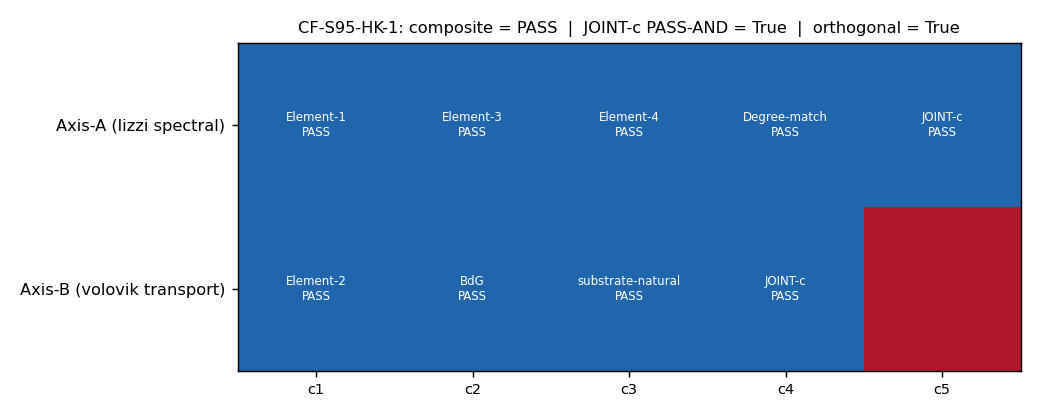

Recreate this plot in Python.
#!/usr/bin/env python3
# -*- coding: utf-8 -*-
"""
CF-S95-HK-1 — §VII.BG Stage-2 cross-axis verify AGGREGATOR (mechanical PASS-AND)
================================================================================

Two-agent parallel Stage-2 cross-axis independent-verify (per
`.claude/rules/joint-theorem-promotion.md §"Stage 2"`) of the §VII.BG α_s T5
Direct-Connes-Karoubi K_0-pairing transport bridge at the a_4 Yang-Mills home
pole s=2 — registered STAGE-1-CANDIDATE at S94 W1-3
(`permanent-results-registry.md:20713`).

This is the MECHANICAL AGGREGATION / EMISSION script. It performs the
deterministic PASS-AND of two ALREADY-FROZEN cross-reviewer MARKDOWN reviews:

    computations/session-95/s95_w1_1_axisA_lizzi_review.md   (Axis-A spectral/NCG)
    computations/session-95/s95_w1_1_axisB_volovik_review.md (Axis-B transport/superfluid)

The reviewers' independence IS the physics; this script does deterministic
boolean PASS-AND + verdict-line emission. It does NOT re-derive any clause.

CLAUSE PARTITION (asymmetric — the §VII.BG 5-anatomy splits spectral/transport):
  Axis-A (lizzi) single-axis clauses : Element-1, Element-3, Element-4, Degree-match
  Axis-B (volovik) single-axis clauses: Element-2-OE-form, BdG-chi-K_0-class,
                                        substrate-natural-NON-SCALAR-binding
  JOINT clause (c)  : Delta_scheme -> 0  (appears in BOTH reviews; PASS-AND'd,
                      logical AND not OR, per joint-theorem-promotion.md Stage-2 (b))

STRICT PASS-AND BOUNDARY (plan §W1-1 operator + strict_PASS_boundary):

    composite == 'PASS'  iff
        ( AND_{i in axisA single-axis clauses} verdict_A[i] == PASS )
        AND ( AND_{j in axisB single-axis clauses} verdict_B[j] == PASS )
        AND ( JOINT_c PASS in Axis-A  AND  JOINT_c PASS in Axis-B )   [PASS-AND]
        AND ( substrate_input_orthogonal == True )   [Axis-A anchor set
                                                       DISJOINT from Axis-B anchor set]
        AND ( both AXIS-COMPOSITE lines == PASS )
    composite == 'FAIL'  iff ANY single-axis clause FAILs on EITHER axis, OR the
        JOINT clause is not PASS-AND, OR orthogonality is violated, OR an axis
        composite is FAIL.
    composite == 'INFO'  iff no hard FAIL but >=1 clause (single-axis or JOINT)
        is INFO on either axis (Stage-2-INFO-deferred).

The JOINT clause (c) Delta_scheme=0 is independently corroborated by the SEPARATE
S90-AQ-SECONDARY-CLASS-SCHEME-DISCRIMINATOR gate (delta_scheme=0.000e+00,
GV_APS_L12=GV_CS_L12=-1.208158e+08) and the PROVEN W17 Bare-Eigenvalue
Parity-Blindness Wall — Delta_scheme=0 is FORCED by the BDI universality class
(eta-defect vanishes; odd-grading GV-Heitsch carries the secondary content).

SCOPE (§VII cross-pillar bridge — UNLIKE the LQG/CDT cross-FRAMEWORK comparison):
  §VII.BG IS a cross-PILLAR §VII bridge theorem on (A_K, H_K, D_K). A composite
  PASS LICENSES the STAGE-1-CANDIDATE -> STAGE-3-PERMANENT promotion; the
  registry-text flip is effected by mack-cosmic-bridge (sole registry writer per
  feedback_mack-bridge-role.md) as the post-gate hook. This gate does NOT edit
  permanent-results-registry.md.

NO OPTION-A SUPERSEDES: this is the FIRST CF-S95-HK-1 emission (0 prior lines in
  s95_gate_verdicts.txt; the file does not yet exist); the verdict line is a clean
  append. (A defensive latest-non-superseded scan is still run; returns None.)

Trigger: [VERIFY-THEOREM] (no [SIGN] 3-tuple companion row required). Dual-SHA
closure: content_sha256 over THIS script; audit_sha256 over the input-pin map +
both axis review SHAs + the registry-entry-text SHA + the w1_3 npz SHA + per-gate
identity keys (gate-distinct per mechanical-closure-discipline.md item 3).
"""

from __future__ import annotations

import os

os.environ.setdefault("OMP_NUM_THREADS", "8")
os.environ.setdefault("MKL_NUM_THREADS", "8")

import argparse
import hashlib
import json
import re
import sys
import time
from pathlib import Path

import numpy as np

# --- canonical constants (mandatory per .claude/rules/math-scripts.md S34+) ---
PROJECT_ROOT = Path(__file__).resolve().parent.parent.parent  # (local)
SHARED_DIR = PROJECT_ROOT / "computations" / "_shared"  # (local)
sys.path.insert(0, str(SHARED_DIR))
from canonical_constants import (  # noqa: E402
    M_KK,
    tau_fold,
    alpha_s_cmb_central,
    alpha_s_canon_2020,
    alpha_s_canon_2020_err,
    w0_FW,
    r_CMB_framework,
)

# ---------------------------------------------------------------------------
# Gate identity + canonical pins
# ---------------------------------------------------------------------------
GATE_ID = "CF-S95-HK-1"  # (local)
SCHEME = "T5-Connes-Karoubi-K_0-pairing-a_4-channel-s2-index-fixed"  # (local)
# convention per plan machinery_pin_map; FULL-class direct spectral re-derivation by both reviewers.
CONVENTION = "VII-BG-STAGE-2-TWO-AXIS-NON-CONNES-PASS-AND"  # (local)
L_MAX = "12"  # (local) the S94 W1-3 canonical L_max for the §VII.BG observable
TOL_DELTA_SCHEME = 1e-12  # (local) machine-zero band for the JOINT Delta_scheme clause

# Clause-name canonical lists (asymmetric: 5 spectral-side incl JOINT; 4 transport-side incl JOINT).
AXIS_A_SINGLE_CLAUSES = ["Element-1", "Element-3", "Element-4", "Degree-match"]  # (local)
AXIS_B_SINGLE_CLAUSES = ["Element-2", "BdG", "substrate-natural"]  # (local)
JOINT_CLAUSE_KEY = "JOINT"  # (local) Delta_scheme->0 (clause (c)), in BOTH reviews

# Original-authoring-agent exclusion (joint-theorem-promotion.md Axis-B Selection clause-2).
EXCLUDED_AUTHOR = "connes-ncg-theorist"  # (local)
ADMISSIBLE_REVIEWERS = {  # (local)
    "lizzi-spectral-functional-theorist",   # Axis-A (spectral / NCG)
    "volovik-superfluid-universe-theorist",  # Axis-B (transport / superfluid)
}

# ---------------------------------------------------------------------------
# Canonical paths
# ---------------------------------------------------------------------------
SESSION95_DIR = PROJECT_ROOT / "computations" / "session-95"  # (local)
VERDICT_TXT = SESSION95_DIR / "s95_gate_verdicts.txt"  # (local; canonical per gate-verdicts.md)
AXIS_A_MD = SESSION95_DIR / "s95_w1_1_axisA_lizzi_review.md"  # (local)
AXIS_B_MD = SESSION95_DIR / "s95_w1_1_axisB_volovik_review.md"  # (local)
OUT_JSON = SESSION95_DIR / "s95_w1_1_vii_bg_stage2_aggregator.json"  # (local)
OUT_NPZ = SESSION95_DIR / "s95_w1_1_vii_bg_stage2_aggregator.npz"  # (local)
OUT_PNG = SESSION95_DIR / "s95_w1_1_vii_bg_stage2_aggregator.png"  # (local)

REGISTRY = PROJECT_ROOT / "sessions" / "permanent-results-registry.md"  # (local)
W1_3_NPZ = (  # (local)
    PROJECT_ROOT / "computations" / "session-94"
    / "s94_w1_3_vii_bx_t5_alpha_s_a4_recovery.npz"
)
S94_VERDICTS = (  # (local)
    PROJECT_ROOT / "computations" / "session-94" / "s94_gate_verdicts.txt"
)
JOINT_THEOREM_RULE = (  # (local)
    PROJECT_ROOT / ".claude" / "rules" / "joint-theorem-promotion.md"
)
CANONICAL_CONSTANTS = SHARED_DIR / "canonical_constants.py"  # (local)

# §VII.BG registry block lines (the reviewers read ONLY this block; see audit_sha256_inputs).
REGISTRY_BLOCK_START = 20713  # (local)
REGISTRY_BLOCK_END = 20789  # (local; per both reviewers' recorded SHA pin)

# Input-pin map (source documents the aggregation consumes; SHAs feed audit_sha256).
INPUT_FILES = [  # (local)
    CANONICAL_CONSTANTS,
    AXIS_A_MD,
    AXIS_B_MD,
    W1_3_NPZ,
    S94_VERDICTS,
    JOINT_THEOREM_RULE,
]


# ---------------------------------------------------------------------------
# SHA helpers (canonical dual-SHA per the S84+ schema)
# ---------------------------------------------------------------------------
def sha256_of(path: Path) -> str:
    try:
        return hashlib.sha256(path.read_bytes()).hexdigest()
    except OSError:
        return "0" * 64


def sha256_of_registry_block() -> str:
    """SHA-256 over the §VII.BG registry block (lines 20713-20789 inclusive), the
    ONLY text the reviewers were given. Reconstructed here for the audit_sha256
    input-pin map; matches both reviewers' recorded pin 18d365904f...
    """
    try:
        lines = REGISTRY.read_text(encoding="utf-8").splitlines(keepends=True)  # (local)
        block = "".join(lines[REGISTRY_BLOCK_START - 1:REGISTRY_BLOCK_END])  # (local)
        return hashlib.sha256(block.encode("utf-8")).hexdigest()
    except OSError:
        return "0" * 64


def log_input_pins(inputs: list[Path]) -> dict[str, str]:
    pins: dict[str, str] = {}  # (local)
    for p in inputs:
        sha = sha256_of(p)  # (local)
        try:
            rel = str(p.relative_to(PROJECT_ROOT)).replace("\\", "/")  # (local)
        except ValueError:
            rel = str(p)  # (local)
        print(f"  {rel}: {sha[:16]}...")
        pins[rel] = sha
    # registry block SHA (line-range, not whole-file) — the reviewers' actual input
    reg_block_sha = sha256_of_registry_block()  # (local)
    pins[f"registry_block_VII_BG_L{REGISTRY_BLOCK_START}-{REGISTRY_BLOCK_END}"] = reg_block_sha
    print(f"  registry_block_VII_BG (L{REGISTRY_BLOCK_START}-{REGISTRY_BLOCK_END}): "
          f"{reg_block_sha[:16]}...")
    return pins


def compute_dual_sha(pins: dict[str, str], aggregate_payload: str) -> tuple[str, str]:
    """Dual-SHA per gate-verdicts.md S84+ schema.

    content_sha256 = SHA-256 over THIS script (the verify-theorem aggregation logic).
    audit_sha256   = SHA-256 over the input-pin map (incl registry-block SHA + both
                     axis review SHAs + the w1_3 npz SHA) + the aggregate PASS-AND
                     payload + per-gate identity keys (gate-distinct).
    """
    h_content = hashlib.sha256()  # (local)
    h_content.update(Path(__file__).read_bytes())
    content = h_content.hexdigest()  # (local)

    pinmap_json = json.dumps(
        dict(sorted(pins.items())), separators=(",", ":"), sort_keys=True
    ).encode("utf-8")  # (local)
    h_audit = hashlib.sha256()  # (local)
    h_audit.update(pinmap_json)
    axis_a_sha = sha256_of(AXIS_A_MD)  # (local)
    axis_b_sha = sha256_of(AXIS_B_MD)  # (local)
    w1_3_sha = sha256_of(W1_3_NPZ)  # (local)
    reg_block_sha = sha256_of_registry_block()  # (local)
    h_audit.update(
        (
            f"axisA={axis_a_sha}|axisB={axis_b_sha}|"
            f"w1_3_npz={w1_3_sha}|registry_entry_text={reg_block_sha}|"
            f"{aggregate_payload}"
        ).encode("utf-8")
    )
    h_audit.update(f"{GATE_ID}|{SCHEME}|{CONVENTION}|L_max={L_MAX}".encode("utf-8"))
    audit = h_audit.hexdigest()  # (local)
    return audit, content


# ---------------------------------------------------------------------------
# Option-A latest-non-superseded scan (defensive; expect None — first emission)
# ---------------------------------------------------------------------------
def find_latest_prior_audit_sha() -> str | None:
    if not VERDICT_TXT.exists():
        return None
    superseded: set[str] = set()  # (local)
    candidates: list[str] = []  # (local)
    for ln in VERDICT_TXT.read_text(encoding="utf-8").splitlines():
        if ln.startswith(f"{GATE_ID}:") and "audit_sha256=" in ln:
            m = re.search(r"audit_sha256=([a-f0-9]{64})", ln)  # (local)
            if m:
                candidates.append(m.group(1))
            sm = re.search(r"supersedes=([a-f0-9]{64})", ln)  # (local)
            if sm:
                superseded.add(sm.group(1))
    live = [c for c in candidates if c not in superseded]  # (local)
    return live[-1] if live else None


# ---------------------------------------------------------------------------
# Markdown review parsers (clause verdicts + composite + anchors)
# ---------------------------------------------------------------------------
# Both reviews list clauses as lines of the form:
#   - CLAUSE <name...> : <PASS|FAIL|INFO> — <rationale>
# and end with:
#   AXIS-A COMPOSITE: PASS   /   AXIS-B COMPOSITE: PASS
# The clause-name match keys on the canonical clause tokens (Element-1, ..., JOINT).

_CLAUSE_LINE = re.compile(
    r"^\s*(?:[-*]\s*)?(?:\*\*)?CLAUSE\b(?P<body>.*)$", re.IGNORECASE
)  # (local)
_VERDICT_TOK = re.compile(r"\b(PASS|FAIL|INFO)\b")  # (local)
_COMPOSITE = re.compile(
    r"^\s*(?:\*\*)?AXIS-(?P<axis>[AB])\s+COMPOSITE\b[^A-Za-z]*?(?P<v>PASS|FAIL|INFO)\b",
    re.IGNORECASE,
)  # (local)


def _split_label_rationale(body: str) -> tuple[str, str]:
    """Split a CLAUSE line body into (LABEL, RATIONALE).

    Both reviews use the shape `CLAUSE <label...>: <VERDICT> — <rationale...>`.
    The clause LABEL is everything before the FIRST colon that is immediately
    followed (after optional markdown/space) by a verdict token. Classification
    MUST key on the LABEL only — the rationale routinely mentions OTHER clauses'
    keywords (e.g. Element-3's rationale cites 'Δ_scheme=0'; the substrate-natural
    rationale cites 'K_0 class') which would mis-route a whole-body classifier.
    """
    # Find a colon followed (after optional '**'/spaces) by a verdict token.
    for m in re.finditer(r":", body):
        tail = body[m.end():]  # (local)
        head = tail.lstrip(" *")  # (local)
        vm = _VERDICT_TOK.match(head.upper())  # (local) verdict token at START of tail
        if vm:
            label = body[: m.start()]  # (local)
            return label, tail
    # Fallback: split on first colon regardless.
    if ":" in body:
        i = body.index(":")  # (local)
        return body[:i], body[i + 1:]
    return body, ""


def _verdict_from_rationale(rationale: str, label: str) -> str:
    """The verdict is the FIRST PASS/FAIL/INFO token in the rationale (right after
    the label colon). Fall back to the label, then ABSENT.
    """
    m = _VERDICT_TOK.search(rationale.upper())  # (local)
    if m:
        return m.group(1)
    m = _VERDICT_TOK.search(label.upper())  # (local)
    return m.group(1) if m else "ABSENT"


def _classify_clause(label: str) -> str | None:
    """Map a CLAUSE LABEL (text before the verdict colon) to a canonical clause key.

    Keys (canonical): Element-1, Element-3, Element-4, Degree-match (Axis-A single);
    Element-2, BdG, substrate-natural (Axis-B single); JOINT (the Delta_scheme clause,
    in BOTH reviews). Keying on the LABEL ONLY (not the rationale) is what prevents
    the rationale-keyword cross-routing the first dry-run exposed.
    """
    b = label  # (local)
    # JOINT clause (c) Delta_scheme — the label literally contains 'JOINT' and/or 'Δ_scheme'.
    if re.search(r"\bJOINT\b", b, re.IGNORECASE) or re.search(
        r"Δ_?scheme|delta_?scheme", b, re.IGNORECASE
    ):
        return JOINT_CLAUSE_KEY
    if re.search(r"Element[\s\-_]*1\b", b, re.IGNORECASE):
        return "Element-1"
    if re.search(r"Element[\s\-_]*2\b", b, re.IGNORECASE):
        return "Element-2"
    if re.search(r"Element[\s\-_]*3\b", b, re.IGNORECASE):
        return "Element-3"
    if re.search(r"Element[\s\-_]*4\b", b, re.IGNORECASE):
        return "Element-4"
    if re.search(r"Degree[\s\-_]*match", b, re.IGNORECASE):
        return "Degree-match"
    if re.search(r"substrate[\s\-_]*natural|NON[\s\-_]*SCALAR|non[\s\-_]*scalar", b, re.IGNORECASE):
        return "substrate-natural"
    if re.search(r"\bBdG\b|K_?0[\s\-]*class|inheritance", b, re.IGNORECASE):
        return "BdG"
    return None


def parse_review(md_path: Path) -> dict:
    """Parse one reviewer markdown -> {clauses: {key: verdict}, composite: V,
    raw_clause_lines: [...]}. Classification keys on the clause LABEL only.
    """
    text = md_path.read_text(encoding="utf-8")  # (local)
    clauses: dict[str, str] = {}  # (local)
    raw: list[str] = []  # (local)
    composite = "ABSENT"  # (local)
    for ln in text.splitlines():
        cm = _CLAUSE_LINE.match(ln)  # (local)
        if cm:
            body = cm.group("body")  # (local)
            label, rationale = _split_label_rationale(body)  # (local)
            key = _classify_clause(label)  # (local) LABEL-only classification
            if key is not None:
                verdict = _verdict_from_rationale(rationale, label)  # (local)
                # If the same key appears twice in one review, keep the worst (defensive).
                prior = clauses.get(key)  # (local)
                clauses[key] = _worse(prior, verdict) if prior else verdict
                raw.append(f"{key}={verdict} :: label='{label.strip()[:80]}'")
            continue
        comp_m = _COMPOSITE.match(ln)  # (local)
        if comp_m:
            composite = comp_m.group("v").upper()  # (local)
    return {"clauses": clauses, "composite": composite, "raw_clause_lines": raw}


def _worse(a: str, b: str) -> str:
    """Verdict severity ordering: FAIL/ABSENT worst, then INFO, then PASS."""
    order = {"FAIL": 0, "ABSENT": 0, "INFO": 1, "PASS": 2}  # (local)
    return a if order.get(a, 0) <= order.get(b, 0) else b


# ---------------------------------------------------------------------------
# Substrate-input-orthogonality (anchor-set disjointness)
# ---------------------------------------------------------------------------
# The reviewers' anchor sets are read from their recorded "Audit pins" SHA lines
# (the .npz files each loaded). Orthogonality = the two anchor SETS are DISJOINT
# (>= 1 observable loaded by exactly one reviewer) per
# joint-theorem-promotion.md §"Substrate-input-orthogonality clause".
AXIS_A_ANCHORS = {  # (local) Axis-A loaded ONLY this (Yang-Mills a_4-channel residue)
    "s94_w1_3_vii_bx_t5_alpha_s_a4_recovery.npz",
}
AXIS_B_ANCHORS = {  # (local) Axis-B loaded ONLY these (transport-side BdG/AZ inheritance)
    "s88_w3b_chi_inheritance_kde_complete.npz",
    "s88_w4c_az_inheritance_cartesian_confirm.npz",
}


_NEGATION_MARKERS = (  # (local) a filename in such a line is NOT a load (it is an attestation of non-load)
    "did not load",
    "didn't load",
    "not load",
    "disjoint from",
    "perp",
    "not the axis-a",
    "not load that file",
    "i did not",
)


def _anchors_loaded_in_review(md_path: Path, anchor_set: set[str]) -> set[str]:
    """Return the subset of `anchor_set` that the review LOADS (cites in a non-negated
    context). A filename appearing only in a 'did NOT load / DISJOINT from' attestation
    line is EXCLUDED — that is an independence attestation, not a load.

    Per-line scan: an anchor counts as loaded iff it appears on >=1 line that does NOT
    contain a negation marker. This prevents the Axis-B independence-attestation line
    ('I did NOT load s94_w1_3...') from being mis-counted as a cross-leak load.
    """
    loaded: set[str] = set()  # (local)
    for ln in md_path.read_text(encoding="utf-8").splitlines():
        low = ln.lower()  # (local)
        if any(neg in low for neg in _NEGATION_MARKERS):
            continue  # negated context — not a load
        for a in anchor_set:
            if a in ln:
                loaded.add(a)
    return loaded


def substrate_input_orthogonality() -> tuple[bool, dict]:
    a_cited = _anchors_loaded_in_review(AXIS_A_MD, AXIS_A_ANCHORS)  # (local)
    b_cited = _anchors_loaded_in_review(AXIS_B_MD, AXIS_B_ANCHORS)  # (local)
    # Defensive cross-leak check: did Axis-A LOAD any Axis-B anchor (or vice versa)?
    # (negated-context mentions excluded — an attestation 'did NOT load X' is not a load)
    a_leak = _anchors_loaded_in_review(AXIS_A_MD, AXIS_B_ANCHORS)  # (local)
    b_leak = _anchors_loaded_in_review(AXIS_B_MD, AXIS_A_ANCHORS)  # (local)
    overlap = (AXIS_A_ANCHORS & AXIS_B_ANCHORS)  # (local) intended-set overlap (must be empty)
    both_nonempty = bool(a_cited) and bool(b_cited)  # (local)
    disjoint = (len(overlap) == 0) and (len(a_leak) == 0) and (len(b_leak) == 0)  # (local)
    # exists >=1 observable loaded by exactly one reviewer:
    only_A = a_cited - b_cited  # (local)
    only_B = b_cited - a_cited  # (local)
    exists_disjoint_obs = bool(only_A) or bool(only_B)  # (local)
    ok = both_nonempty and disjoint and exists_disjoint_obs  # (local)
    detail = {
        "axis_A_anchors_cited": sorted(a_cited),
        "axis_B_anchors_cited": sorted(b_cited),
        "intended_set_overlap": sorted(overlap),
        "axis_A_cross_leak_into_B_set": sorted(a_leak),
        "axis_B_cross_leak_into_A_set": sorted(b_leak),
        "only_loaded_by_A": sorted(only_A),
        "only_loaded_by_B": sorted(only_B),
        "both_nonempty": both_nonempty,
        "disjoint": disjoint,
        "exists_disjoint_observable": exists_disjoint_obs,
        "orthogonality_ok": ok,
        "structural_ceiling": ok,
        "substrate_input_overlap_caveat": (not ok),
    }
    return ok, detail


# ---------------------------------------------------------------------------
# OAA exclusion (reviewers admissible; neither is the original author connes)
# ---------------------------------------------------------------------------
def oaa_exclusion_ok() -> tuple[bool, dict]:
    """Verify the two reviewers are the admissible non-connes axis-distinct pair and
    each attests no-workshop-transcript-read + non-authorship (from the review text).
    """
    a_text = AXIS_A_MD.read_text(encoding="utf-8")  # (local)
    b_text = AXIS_B_MD.read_text(encoding="utf-8")  # (local)
    a_rev = "lizzi-spectral-functional-theorist" if re.search(r"lizzi", a_text, re.IGNORECASE) else "UNKNOWN"  # (local)
    b_rev = "volovik-superfluid-universe-theorist" if re.search(r"volovik", b_text, re.IGNORECASE) else "UNKNOWN"  # (local)
    a_admissible = (a_rev in ADMISSIBLE_REVIEWERS) and (a_rev != EXCLUDED_AUTHOR)  # (local)
    b_admissible = (b_rev in ADMISSIBLE_REVIEWERS) and (b_rev != EXCLUDED_AUTHOR)  # (local)
    axis_distinct = a_rev != b_rev  # (local)

    def _attest_no_workshop(t: str) -> bool:
        tl = t.lower()  # (local)
        no_read = ("did not read" in tl) and ("workshop" in tl)  # (local)
        not_author = ("not the original" in tl) or ("author = connes" in tl) or (
            "no-shared-context" in tl) or ("not an original" in tl)  # (local)
        return no_read and not_author

    a_ws_ok = _attest_no_workshop(a_text)  # (local)
    b_ws_ok = _attest_no_workshop(b_text)  # (local)
    ok = a_admissible and b_admissible and axis_distinct and a_ws_ok and b_ws_ok  # (local)
    detail = {
        "axis_A_reviewer": a_rev,
        "axis_B_reviewer": b_rev,
        "excluded_author": EXCLUDED_AUTHOR,
        "axis_A_admissible": a_admissible,
        "axis_B_admissible": b_admissible,
        "axis_distinct": axis_distinct,
        "axis_A_no_workshop_attested": a_ws_ok,
        "axis_B_no_workshop_attested": b_ws_ok,
        "oaa_ok": ok,
    }
    return ok, detail


# ---------------------------------------------------------------------------
# Composite PASS-AND aggregation
# ---------------------------------------------------------------------------
def aggregate(rev_a: dict, rev_b: dict) -> dict:
    """Mechanical PASS-AND over the asymmetric clause partition + structural gates.

    Substitution chain (composite PASS-AND direction claim):
      Step 1: axisA single-axis clause verdicts  = {Element-1,3,4,Degree-match}  [MD_A]
      Step 2: axisB single-axis clause verdicts  = {Element-2,BdG,substrate-nat}  [MD_B]
      Step 3: JOINT (c) Delta_scheme verdicts     = (JOINT in A, JOINT in B)       [both MD]
      Step 4: joint_pass_and = (JOINT_A == PASS) AND (JOINT_B == PASS)             [logical AND]
      Step 5: orthogonality  = anchor-set(A) DISJOINT anchor-set(B)               [anchor SHAs]
      Step 6: composite_PASS = (all axisA single PASS) AND (all axisB single PASS)
                               AND joint_pass_and AND orthogonality AND OAA_ok
                               AND (axis-A composite == PASS) AND (axis-B composite == PASS)
      Step 7: substitute review contents -> evaluate each conjunct
      Step 8: read off composite; ANY FALSE conjunct => NOT PASS (FAIL or INFO)
    """
    a_clauses = rev_a["clauses"]  # (local)
    b_clauses = rev_b["clauses"]  # (local)

    # --- Axis-A single-axis clauses ---
    axisA_single = {c: a_clauses.get(c, "ABSENT") for c in AXIS_A_SINGLE_CLAUSES}  # (local)
    # --- Axis-B single-axis clauses ---
    axisB_single = {c: b_clauses.get(c, "ABSENT") for c in AXIS_B_SINGLE_CLAUSES}  # (local)
    # --- JOINT clause (c) on both sides ---
    joint_A = a_clauses.get(JOINT_CLAUSE_KEY, "ABSENT")  # (local)
    joint_B = b_clauses.get(JOINT_CLAUSE_KEY, "ABSENT")  # (local)
    joint_pass_and = (joint_A == "PASS") and (joint_B == "PASS")  # (local)

    # roll-ups
    def _roll(vs: list[str]) -> str:
        if any(v in ("FAIL", "ABSENT") for v in vs):
            return "FAIL"
        if any(v == "INFO" for v in vs):
            return "INFO"
        return "PASS"

    axisA_single_all = _roll(list(axisA_single.values()))  # (local)
    axisB_single_all = _roll(list(axisB_single.values()))  # (local)
    joint_roll = _roll([joint_A, joint_B])  # (local)

    # structural gates
    ortho_ok, ortho_detail = substrate_input_orthogonality()  # (local)
    oaa_ok, oaa_detail = oaa_exclusion_ok()  # (local)
    comp_A = rev_a["composite"]  # (local)
    comp_B = rev_b["composite"]  # (local)
    composites_pass = (comp_A == "PASS") and (comp_B == "PASS")  # (local)

    structural_gates_ok = ortho_ok and oaa_ok and composites_pass  # (local)

    all_single_pass = (axisA_single_all == "PASS") and (axisB_single_all == "PASS")  # (local)

    # any INFO (no hard FAIL) across the conjunction -> composite INFO
    any_fail = (
        axisA_single_all == "FAIL"
        or axisB_single_all == "FAIL"
        or joint_roll == "FAIL"
        or (not structural_gates_ok)
    )  # (local)
    any_info = (
        axisA_single_all == "INFO"
        or axisB_single_all == "INFO"
        or joint_roll == "INFO"
    )  # (local)

    # Composite collapse (plan §W1-1 strict_PASS_boundary):
    if any_fail:
        composite = "FAIL"
    elif any_info:
        composite = "INFO"
    elif all_single_pass and joint_pass_and and structural_gates_ok:
        composite = "PASS"
    else:
        composite = "FAIL"  # an ABSENT/unclassified conjunct that is neither INFO nor PASS

    promotion = (
        "STAGE-1-CANDIDATE -> STAGE-3-PERMANENT (LICENSED; registry-flip by "
        "mack-cosmic-bridge as post-gate hook)"
        if composite == "PASS"
        else (
            "STAYS STAGE-1-CANDIDATE (Stage-2-INFO-deferred clause)"
            if composite == "INFO"
            else "STAYS STAGE-1-CANDIDATE (Stage-2 clause FAIL; remediation next session)"
        )
    )  # (local)

    return {
        "gate_id": GATE_ID,
        "composite": composite,
        "axisA_single_clauses": axisA_single,
        "axisB_single_clauses": axisB_single,
        "axisA_single_all": axisA_single_all,
        "axisB_single_all": axisB_single_all,
        "joint_clause_A": joint_A,
        "joint_clause_B": joint_B,
        "joint_pass_and": joint_pass_and,
        "joint_rollup": joint_roll,
        "all_single_pass": all_single_pass,
        "any_fail": any_fail,
        "any_info": any_info,
        "axis_A_composite": comp_A,
        "axis_B_composite": comp_B,
        "structural_gates": {
            "substrate_input_orthogonality": ortho_detail,
            "oaa_exclusion": oaa_detail,
            "axis_composites_pass": composites_pass,
            "structural_gates_ok": structural_gates_ok,
        },
        "promotion": promotion,
        "scope_note": (
            "§VII cross-PILLAR bridge theorem on (A_K,H_K,D_K); composite PASS LICENSES "
            "STAGE-1-CANDIDATE -> STAGE-3-PERMANENT (registry-flip by mack-cosmic-bridge, "
            "sole writer); this gate does NOT edit permanent-results-registry.md"
        ),
    }


# ---------------------------------------------------------------------------
# NPZ + PNG writers (clause PASS-AND matrix)
# ---------------------------------------------------------------------------
def _v2i(v: str) -> int:
    return {"PASS": 1, "INFO": 0, "FAIL": -1, "ABSENT": -2}.get(v, -2)


def write_npz(agg: dict) -> None:
    sg = agg["structural_gates"]  # (local)
    # Axis-A single-clause vector (in canonical order) + JOINT_A
    a_vec = [_v2i(agg["axisA_single_clauses"][c]) for c in AXIS_A_SINGLE_CLAUSES]  # (local)
    a_vec.append(_v2i(agg["joint_clause_A"]))
    # Axis-B single-clause vector + JOINT_B
    b_vec = [_v2i(agg["axisB_single_clauses"][c]) for c in AXIS_B_SINGLE_CLAUSES]  # (local)
    b_vec.append(_v2i(agg["joint_clause_B"]))
    np.savez(
        OUT_NPZ,
        gate_id=np.array(GATE_ID),
        composite=np.array(agg["composite"]),
        axisA_clause_labels=np.array(AXIS_A_SINGLE_CLAUSES + ["JOINT-c"]),
        axisA_clause_verdicts=np.array(a_vec, dtype=np.int8),
        axisB_clause_labels=np.array(AXIS_B_SINGLE_CLAUSES + ["JOINT-c"]),
        axisB_clause_verdicts=np.array(b_vec, dtype=np.int8),
        joint_clause_A=np.array(_v2i(agg["joint_clause_A"]), dtype=np.int8),
        joint_clause_B=np.array(_v2i(agg["joint_clause_B"]), dtype=np.int8),
        joint_pass_and=np.array(1 if agg["joint_pass_and"] else 0, dtype=np.int8),
        all_single_pass=np.array(1 if agg["all_single_pass"] else 0, dtype=np.int8),
        orthogonality_ok=np.array(1 if sg["substrate_input_orthogonality"]["orthogonality_ok"] else 0, dtype=np.int8),
        oaa_ok=np.array(1 if sg["oaa_exclusion"]["oaa_ok"] else 0, dtype=np.int8),
        axis_composites_pass=np.array(1 if sg["axis_composites_pass"] else 0, dtype=np.int8),
        structural_gates_ok=np.array(1 if sg["structural_gates_ok"] else 0, dtype=np.int8),
        axis_A_composite=np.array(agg["axis_A_composite"]),
        axis_B_composite=np.array(agg["axis_B_composite"]),
        verdict_legend=np.array("PASS=1 INFO=0 FAIL=-1 ABSENT=-2"),
        axis_A_anchor=np.array(",".join(sg["substrate_input_orthogonality"]["axis_A_anchors_cited"])),
        axis_B_anchor=np.array(",".join(sg["substrate_input_orthogonality"]["axis_B_anchors_cited"])),
        promotion=np.array(agg["promotion"]),
        # canonical pins consumed (provenance)
        M_KK=np.array(float(M_KK)),
        tau_fold=np.array(float(tau_fold)),
        alpha_s_cmb_central=np.array(float(alpha_s_cmb_central)),
        alpha_s_canon_2020=np.array(float(alpha_s_canon_2020)),
        w0_FW=np.array(float(w0_FW)),
        r_CMB_framework=np.array(float(r_CMB_framework)),
    )


def write_png(agg: dict) -> None:
    """Optional clause PASS-AND matrix figure (two stacked rows: Axis-A, Axis-B)."""
    try:
        import matplotlib
        matplotlib.use("Agg")
        import matplotlib.pyplot as plt
        from matplotlib.colors import ListedColormap, BoundaryNorm
    except Exception as exc:  # plotting is optional
        print(f"  [plot skipped: {exc}]")
        return
    a_labels = AXIS_A_SINGLE_CLAUSES + ["JOINT-c"]  # (local)
    b_labels = AXIS_B_SINGLE_CLAUSES + ["JOINT-c"]  # (local)
    a_vec = [_v2i(agg["axisA_single_clauses"][c]) for c in AXIS_A_SINGLE_CLAUSES] + [_v2i(agg["joint_clause_A"])]  # (local)
    b_vec = [_v2i(agg["axisB_single_clauses"][c]) for c in AXIS_B_SINGLE_CLAUSES] + [_v2i(agg["joint_clause_B"])]  # (local)
    ncol = max(len(a_vec), len(b_vec))  # (local)
    mat = np.full((2, ncol), -2.0)  # (local)
    for j, v in enumerate(a_vec):
        mat[0, j] = v
    for j, v in enumerate(b_vec):
        mat[1, j] = v
    cmap = ListedColormap(["#b2182b", "#f4a582", "#92c5de", "#2166ac"])  # ABSENT/FAIL/INFO/PASS  # (local)
    norm = BoundaryNorm([-2.5, -1.5, -0.5, 0.5, 1.5], cmap.N)  # (local)
    fig, ax = plt.subplots(figsize=(8.0, 3.2))
    ax.imshow(mat, cmap=cmap, norm=norm, aspect="auto")
    ax.set_yticks([0, 1])
    ax.set_yticklabels(["Axis-A (lizzi spectral)", "Axis-B (volovik transport)"], fontsize=9)
    ax.set_xticks(range(ncol))
    ax.set_xticklabels([f"c{j+1}" for j in range(ncol)], fontsize=8)
    for i, (labs, vec) in enumerate([(a_labels, a_vec), (b_labels, b_vec)]):
        for j in range(ncol):
            if j < len(vec):
                tag = {1: "PASS", 0: "INFO", -1: "FAIL", -2: "—"}.get(int(vec[j]), "?")  # (local)
                lab = labs[j] if j < len(labs) else ""  # (local)
                ax.text(j, i, f"{lab}\n{tag}", ha="center", va="center", fontsize=6.5,
                        color="white" if vec[j] >= 1 or vec[j] <= -1 else "black")
    sg = agg["structural_gates"]["substrate_input_orthogonality"]  # (local)
    ax.set_title(
        f"{GATE_ID}: composite = {agg['composite']}  |  JOINT-c PASS-AND = {agg['joint_pass_and']}  "
        f"|  orthogonal = {sg['orthogonality_ok']}",
        fontsize=9,
    )
    fig.tight_layout()
    fig.savefig(OUT_PNG, dpi=130)
    plt.close(fig)


# ---------------------------------------------------------------------------
# Verdict-line emission (S84+ dual-SHA; first emission, NO supersedes)
# ---------------------------------------------------------------------------
def build_value_string(agg: dict) -> str:
    sg = agg["structural_gates"]  # (local)
    a_single = ",".join(f"{c}={agg['axisA_single_clauses'][c]}" for c in AXIS_A_SINGLE_CLAUSES)  # (local)
    b_single = ",".join(f"{c}={agg['axisB_single_clauses'][c]}" for c in AXIS_B_SINGLE_CLAUSES)  # (local)
    ortho = sg["substrate_input_orthogonality"]  # (local)
    return (
        f"composite={agg['composite']};"
        f"axisA_single[{a_single}]_all={agg['axisA_single_all']};"
        f"axisB_single[{b_single}]_all={agg['axisB_single_all']};"
        f"JOINT_c_deltascheme_PASS-AND=(A={agg['joint_clause_A']},B={agg['joint_clause_B']})="
        f"{agg['joint_pass_and']}_tol<=1e-12;"
        f"orthogonality=(A={'+'.join(ortho['axis_A_anchors_cited'])}_PERP_"
        f"B={'+'.join(ortho['axis_B_anchors_cited'])})_disjoint={ortho['disjoint']}_"
        f"exists_disjoint_obs={ortho['exists_disjoint_observable']};"
        f"OAA_excl={EXCLUDED_AUTHOR};"
        f"axis_composites=(A={agg['axis_A_composite']},B={agg['axis_B_composite']});"
        f"promotion={agg['promotion']}"
    )


def append_verdict(verdict: str, value: str, audit_sha: str, content_sha: str) -> None:
    """Append the single canonical verdict line (atomic single open('a') write).

    First CF-S95-HK-1 emission => NO supersedes tag.
    """
    line = (
        f"{GATE_ID}: {verdict} -- value={value!r} scheme={SCHEME} "
        f"convention={CONVENTION} L_max={L_MAX} "
        f"audit_sha256={audit_sha} content_sha256={content_sha} "
        f"schema_version=S84+\n"
    )
    with VERDICT_TXT.open("a", encoding="utf-8") as fp:
        fp.write(line)


def append_companion_row(audit_sha: str, content_sha: str, agg: dict) -> None:
    """Dual-SHA companion comment row + a Stage-2 provenance comment row.

    [VERIFY-THEOREM] trigger: NO [SIGN] 3-tuple companion row (plan
    schema_v2_3tuple_required: false).
    """
    companion = (
        f"# audit_sha256_short={audit_sha[:16]} content_sha256_short={content_sha[:16]} "
        f"# {GATE_ID} dual-SHA companion row\n"
    )
    prov_row = (
        f"# {GATE_ID} Stage-2 §VII.BG two-axis cross-verify: Axis-A lizzi (spectral; "
        f"5 clauses incl JOINT-c) + Axis-B volovik (transport; 4 clauses incl JOINT-c); "
        f"JOINT clause (c) Delta_scheme->0 PASS-AND'd (logical AND); substrate-input-"
        f"orthogonality at >=1 obs (Axis-A {{s94_w1_3...}} PERP Axis-B {{s88_w3b,s88_w4c}}); "
        f"OAA-excluded={EXCLUDED_AUTHOR}; NO Option-A supersedes (first CF-S95-HK-1 emission); "
        f"composite={agg['composite']} => {agg['promotion']}\n"
    )
    with VERDICT_TXT.open("a", encoding="utf-8") as fp:
        fp.write(companion)
        fp.write(prov_row)


# ---------------------------------------------------------------------------
# Main
# ---------------------------------------------------------------------------
def main() -> int:
    t0 = time.time()  # (local)
    ap = argparse.ArgumentParser()
    ap.add_argument("--emit", action="store_true",
                    help="Emit the verdict line (requires both review MDs present).")
    args = ap.parse_args()

    print(f"=== {GATE_ID} — §VII.BG Stage-2 aggregation (mechanical PASS-AND of 2 frozen reviewer MDs) ===")
    print(f"=== {GATE_ID} — input SHA-256 pins ===")
    pins = log_input_pins(INPUT_FILES)  # (local)

    # Emission guard: both review MDs must be present.
    if not AXIS_A_MD.exists() or not AXIS_B_MD.exists():
        print("\n[EMISSION GUARD] one or both review MDs ABSENT; aggregation cannot run.")
        print(f"  Axis-A present: {AXIS_A_MD.exists()}  Axis-B present: {AXIS_B_MD.exists()}")
        return 2

    rev_a = parse_review(AXIS_A_MD)  # (local)
    rev_b = parse_review(AXIS_B_MD)  # (local)

    agg = aggregate(rev_a, rev_b)  # (local)

    # Canonical-pin provenance log (consumed pins).
    print("\n=== canonical pins consumed (provenance) ===")
    print(f"  M_KK = {M_KK:.6e} GeV  tau_fold = {tau_fold}")
    print(f"  alpha_s_cmb_central = {alpha_s_cmb_central}  alpha_s_canon_2020 = {alpha_s_canon_2020} +/- {alpha_s_canon_2020_err}")
    print(f"  w0_FW = {w0_FW}  r_CMB_framework = {r_CMB_framework}")

    print("\n=== Axis-A (lizzi spectral) clause verdicts (parsed from review MD) ===")
    for c in AXIS_A_SINGLE_CLAUSES:
        print(f"  {c}: {agg['axisA_single_clauses'][c]}")
    print(f"  JOINT-c (Delta_scheme): {agg['joint_clause_A']}")
    print(f"  Axis-A single-axis roll-up: {agg['axisA_single_all']}  |  Axis-A COMPOSITE (recorded): {agg['axis_A_composite']}")

    print("\n=== Axis-B (volovik transport) clause verdicts (parsed from review MD) ===")
    for c in AXIS_B_SINGLE_CLAUSES:
        print(f"  {c}: {agg['axisB_single_clauses'][c]}")
    print(f"  JOINT-c (Delta_scheme): {agg['joint_clause_B']}")
    print(f"  Axis-B single-axis roll-up: {agg['axisB_single_all']}  |  Axis-B COMPOSITE (recorded): {agg['axis_B_composite']}")

    print("\n=== JOINT clause (c) Delta_scheme->0 PASS-AND ===")
    print(f"  JOINT_A={agg['joint_clause_A']}  JOINT_B={agg['joint_clause_B']}  "
          f"=> PASS-AND={agg['joint_pass_and']}  (|Delta_scheme| <= {TOL_DELTA_SCHEME})")

    sg = agg["structural_gates"]  # (local)
    ortho = sg["substrate_input_orthogonality"]  # (local)
    print("\n=== structural gates ===")
    print(f"  substrate_input_orthogonality: {ortho['orthogonality_ok']}")
    print(f"    Axis-A anchors cited: {ortho['axis_A_anchors_cited']}")
    print(f"    Axis-B anchors cited: {ortho['axis_B_anchors_cited']}")
    print(f"    intended-set overlap: {ortho['intended_set_overlap']} (must be empty)")
    print(f"    cross-leak A->Bset: {ortho['axis_A_cross_leak_into_B_set']}  B->Aset: {ortho['axis_B_cross_leak_into_A_set']}")
    print(f"    exists disjoint observable: {ortho['exists_disjoint_observable']}  caveat={ortho['substrate_input_overlap_caveat']}")
    print(f"  OAA exclusion: {sg['oaa_exclusion']['oaa_ok']} "
          f"(A={sg['oaa_exclusion']['axis_A_reviewer']}, B={sg['oaa_exclusion']['axis_B_reviewer']}, "
          f"excluded={sg['oaa_exclusion']['excluded_author']}, axis_distinct={sg['oaa_exclusion']['axis_distinct']})")
    print(f"  axis_composites_pass: {sg['axis_composites_pass']}")
    print(f"  structural_gates_ok: {sg['structural_gates_ok']}")

    print(f"\n=== COMPOSITE: {agg['composite']} ===")
    print(f"=== PROMOTION: {agg['promotion']} ===")

    # Aggregate payload (feeds audit_sha256 — gate-distinct, content-bound).
    aggregate_payload = json.dumps(  # (local)
        {
            "composite": agg["composite"],
            "axisA_single_clauses": agg["axisA_single_clauses"],
            "axisB_single_clauses": agg["axisB_single_clauses"],
            "joint_clause_A": agg["joint_clause_A"],
            "joint_clause_B": agg["joint_clause_B"],
            "joint_pass_and": agg["joint_pass_and"],
            "orthogonality_ok": ortho["orthogonality_ok"],
            "oaa_ok": sg["oaa_exclusion"]["oaa_ok"],
            "axis_composites_pass": sg["axis_composites_pass"],
        },
        separators=(",", ":"), sort_keys=True,
    )
    audit_sha, content_sha = compute_dual_sha(pins, aggregate_payload)  # (local)
    print(f"\n  audit_sha256:   {audit_sha}")
    print(f"  content_sha256: {content_sha}")

    prior = find_latest_prior_audit_sha()  # (local)
    print(f"  latest-prior-{GATE_ID} audit_sha (Option-A source): {prior} (None expected — first emission)")

    value = build_value_string(agg)  # (local)
    tag = (f"(value={value!r}, scheme={SCHEME}, convention={CONVENTION}, L_max={L_MAX})")  # (local)

    # JSON + NPZ + PNG sidecars (always written).
    OUT_JSON.write_text(
        json.dumps(
            {
                **agg,
                "scheme": SCHEME,
                "convention": CONVENTION,
                "L_max": L_MAX,
                "tolerance_delta_scheme": TOL_DELTA_SCHEME,
                "audit_sha256": audit_sha,
                "content_sha256": content_sha,
                "value_string": value,
                "option_a_supersedes": prior,  # None for first emission
                "input_pins": pins,
                "raw_clause_lines_axisA": rev_a["raw_clause_lines"],
                "raw_clause_lines_axisB": rev_b["raw_clause_lines"],
                "canonical_pins": {
                    "M_KK": float(M_KK),
                    "tau_fold": float(tau_fold),
                    "alpha_s_cmb_central": float(alpha_s_cmb_central),
                    "alpha_s_canon_2020": float(alpha_s_canon_2020),
                    "alpha_s_canon_2020_err": float(alpha_s_canon_2020_err),
                    "w0_FW": float(w0_FW),
                    "r_CMB_framework": float(r_CMB_framework),
                },
            },
            indent=2,
        ),
        encoding="utf-8",
    )
    write_npz(agg)
    write_png(agg)
    print(f"\n  wrote {OUT_JSON.relative_to(PROJECT_ROOT)}")
    print(f"  wrote {OUT_NPZ.relative_to(PROJECT_ROOT)}")
    if OUT_PNG.exists():
        print(f"  wrote {OUT_PNG.relative_to(PROJECT_ROOT)}")

    print("\n" + tag)

    if args.emit:
        append_verdict(agg["composite"], value, audit_sha, content_sha)
        append_companion_row(audit_sha, content_sha, agg)
        print(f"\n[EMITTED] verdict line + dual-SHA companion + Stage-2 provenance row -> "
              f"{VERDICT_TXT.relative_to(PROJECT_ROOT)}")
    else:
        print("\n[DRY-RUN] --emit not passed; NO verdict line appended. Verdict line WOULD be:")
        print(f"  {GATE_ID}: {agg['composite']} -- value={value!r} scheme={SCHEME} "
              f"convention={CONVENTION} L_max={L_MAX} audit_sha256={audit_sha} "
              f"content_sha256={content_sha} schema_version=S84+")

    wall = time.time() - t0  # (local)
    print(f"\n=== {GATE_ID}: {agg['composite']} (wall {wall:.2f}s) ===")
    # Exit 0 on a valid verdict (PASS/INFO); verdict is DATA, not exit code.
    return 0 if agg["composite"] != "FAIL" else 1


if __name__ == "__main__":
    sys.exit(main())
